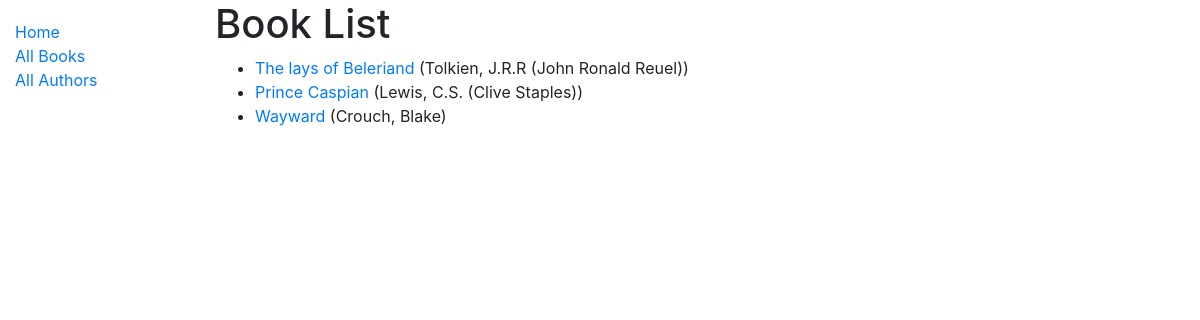
/catalog/books/, run on the app's committed database.
### catalog/models.py (models this page shows, shortened)
class Book(models.Model):
	title = models.CharField(max_length=200)
	author = models.ForeignKey('Author', on_delete=models.SET_NULL, null=True)
	summary = models.TextField(max_length=1000, help_text='Enter a brief description of the book')
	isbn = models.CharField('ISBN', max_length=13, help_text='13 Character <a href="https://www.isbn-international.org/content/what-isbn">ISBN number</a>')
	genre = models.ManyToManyField(Genre, help_text='Select a genre for this book.')
	language = models.ForeignKey(Language, on_delete=models.SET_NULL, null=True, help_text="Select the language the book is written in" )
	def get_absolute_url(self):
		return reverse('book-detail', args=[str(self.id)])
	def display_genre(self):
		"""Create a string for the Genre. This is required to display genre in Admin."""
		return ', ' .join(genre.name for genre in self.genre.all()[:3])
	display_genre.short_description = 'Genre'

class Author(models.Model):
	first_name = models.CharField(max_length=100)
	last_name = models.CharField(max_length=100)
	date_of_birth = models.DateField(null=True, blank=True)
	date_of_death = models.DateField('Died', null=True, blank=True)
	def __str__(self):
		return f'{self.last_name}, {self.first_name}'
	class Meta:
		ordering = ['last_name', 'first_name']

### catalog/views.py (the view)
# urls.py: path('books/', views.BookListView.as_view(), name='books'),
class BookListView(generic.ListView):
	model = Book
	paginate_by = 10

### catalog/templates/catalog/book_list.html
{% extends "base_generic.html" %}
{% block content %}
  <h1>Book List</h1>
  {% if book_list %}
  <ul>
    {% for book in book_list %}
      <li>
        <a href="{{ book.get_absolute_url }}">{{ book.title }}</a> ({{book.author}})
      </li>
    {% endfor %}
  </ul>
  {% else %}
    <p>There are no books in the library.</p>
  {% endif %}
{% endblock %}

### data on the page
Book: title "The lays of Beleriand", author "Tolkien, J.R.R (John Ronald Reuel)"
Book: title "Prince Caspian", author "Lewis, C.S. (Clive Staples)"
Book: title "Wayward", author "Crouch, Blake"
